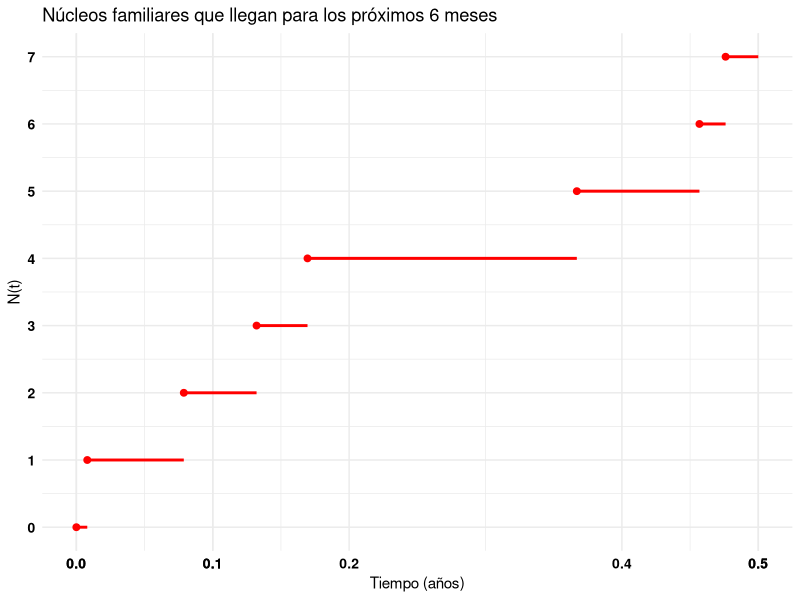
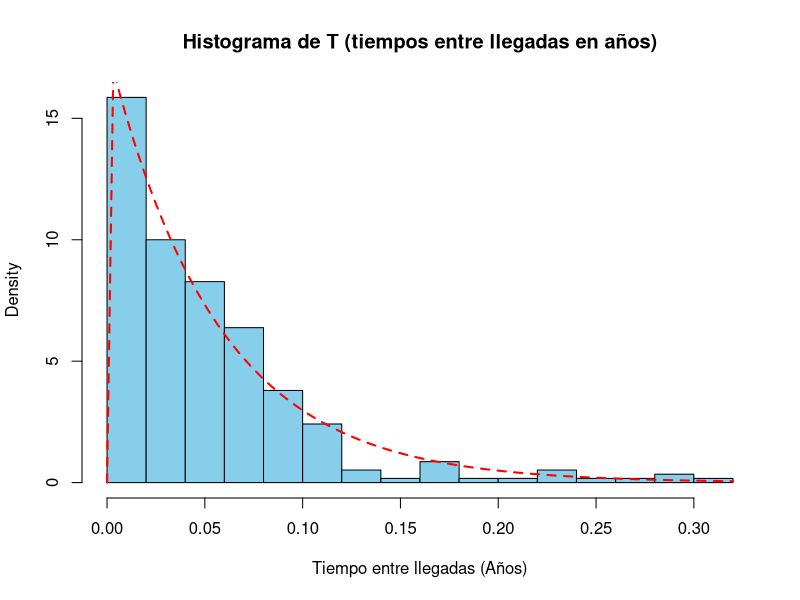

Here is the R script that generated these plots, in order:
library(ggplot2)

# Definición de la función ProcesoPois(t, lambda)
# Genero un número N con rpois
# Genero un vector de N números desde 0 a t y los ordeno
# Retorno el data.frame con los resultados
ProcesoPois <- function(t, lambda){
  N <- rpois(1, t * lambda)
  C <- sort(runif(N, 0, t))
  data.frame(x = c(0, C), y = 0:N)
}

# Simulación de una trayectoria para los próximos 6 meses
N6 <- ProcesoPois(0.5, 18)

# Construcción de segmentos horizontales
segmentos <- data.frame(
  x_inicio = N6$x,
  x_fin = c(N6$x[-1], 0.5),  # finaliza en 0.5
  y = N6$y
)

# Gráfico con solo líneas horizontales y puntos
ggplot() +
  geom_segment(data = segmentos, aes(x = x_inicio, xend = x_fin, y = y, yend = y),
               color = "red", size = 1) +
  geom_point(data = N6, aes(x = x, y = y), color = "red", size = 2) +
  scale_x_continuous(name = "Tiempo (años)", breaks = round(unique(N6$x), 1)) +
  scale_y_continuous(name = "N(t)", breaks = 0:max(N6$y)) +
  ggtitle("Núcleos familiares que llegan para los próximos 6 meses") +
  theme_minimal() +
  theme(
    # Etiquetas de los ejes (los números)
    axis.text.x = element_text(face = "bold", color = "black", size = 10),
    axis.text.y = element_text(face = "bold", color = "black", size = 10)
  )


# Simulación de una trayectoria para los próximos 15 meses
N15 <- ProcesoPois(15, 18)

#Guardo en interarrivals las diferencias entre los tiempos de llegadas (x)
interarrivals <- diff(N15$x)

# Imprimo el análisis numérico
summary(interarrivals)

# Histograma con densidad
hist(interarrivals, breaks = 20, probability = TRUE, col = "skyblue",
     main = "Histograma de T (tiempos entre llegadas en años)",
     xlab = "Tiempo entre llegadas (Años)")

curve(dexp(x, rate = 18), add = TRUE, col = "red", lwd = 2, lty = 2)


# Replico n veces el proceso de Poisson y calculo su media
n <- 100000
medias <- replicate(n, mean(diff(ProcesoPois(15,18)$x)))
summary(medias)
